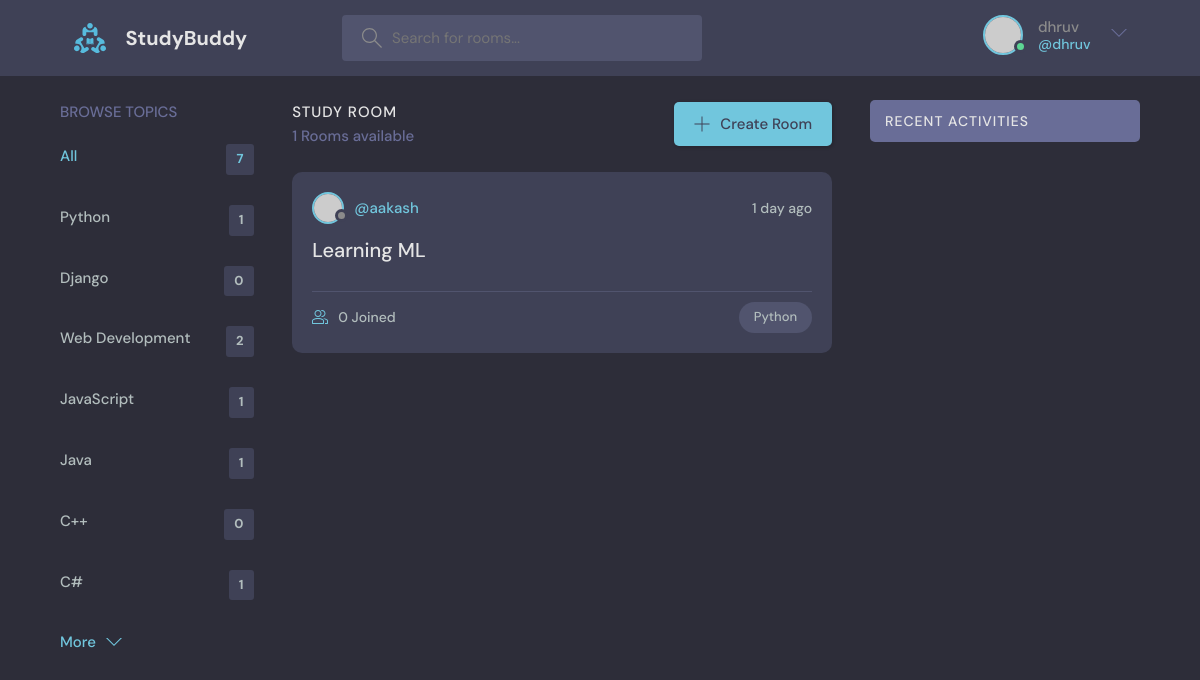
/?q=Python (signed in), run on the app's committed database.
### base/models.py (models this page shows, shortened)
class Topic(models.Model):
    name = models.CharField(max_length=200)

class Room(models.Model):
    host = models.ForeignKey(User, on_delete=models.SET_NULL, null=True)
    topic = models.ForeignKey(Topic, on_delete=models.SET_NULL, null=True)
    name = models.CharField(max_length = 200)
    description = models.TextField(null = True, blank = True)
    participants = models.ManyToManyField(User, related_name='participants', blank=True)
    updated = models.DateTimeField(auto_now=True)
    created = models.DateTimeField(auto_now_add=True)
    class Meta:
        ordering = ['-updated', '-created']

### base/views.py (the view)
# urls.py: path('', views.home, name="home"),
def home(request):
    q = request.GET.get('q') if request.GET.get('q') != None else ''
    rooms = Room.objects.filter(
        Q(topic__name__icontains=q) |
        Q(name__icontains=q) |
        Q(description__icontains=q)
    )
    topics = Topic.objects.all()
    rooms_count = rooms.count()
    room_messages = Message.objects.filter(Q(room__topic__name__icontains=q))
    context = {'rooms': rooms, 'topics': topics,
    'rooms_count': rooms_count, 'room_messages': room_messages}
    return render(request, 'base/home.html', context)

### base/templates/base/home.html (shortened to what this page needs)
{% extends 'main.html' %}
{% block content %}
<main class="layout layout--3">
  <div class="container">
    {% include 'base/topics_component.html' %}
    <div class="roomList">
      <div class="roomList__header">
        <div>
          <h2>Study Room</h2>
          <p>{{rooms_count}} Rooms available</p>
        </div>
        <a class="btn btn--main" href="{% url 'create-room' %}">
          <svg version="1.1" xmlns="http://www.w3.org/2000/svg" width="32" height="32" viewBox="0 0 32 32">
            <title>add</title>
            <path
              d="M16.943 0.943h-1.885v14.115h-14.115v1.885h14.115v14.115h1.885v-14.115h14.115v-1.885h-14.115v-14.115z"
            ></path>
          </svg>
          Create Room
        </a>
      </div>
      {% include 'base/feed_component.html' %}
    </div>
    {% include 'base/activity_component.html' %}
  </div>
</main>
{% endblock %}

### templates/navbar.html (shortened to what this page needs)
{%load static%}
<header class="header header--loggedIn">
    <div class="container">
      <a href="{% url 'home' %}" class="header__logo">
        <img src="{% static 'images/logo.svg' %}" />
        <h1>StudyBuddy</h1>
      </a>
      <form class="header__search" method="GET" action="{% url 'home' %}">
        <label>
          <input name="q" placeholder="Search for rooms..." />
        </label>
      </form>
      <nav class="header__menu">
        {% if request.user.is_authenticated %}
        <div class="header__user">
          <a href="profile.html">
            <div class="avatar avatar--medium active">
              <img src="https://randomuser.me/api/portraits/men/37.jpg" />
            </div>
            <p>{{request.user.username}}<span>@{{request.user.username}}</span></p>
          </a>
          <button class="dropdown-button">
            <svg version="1.1" xmlns="http://www.w3.org/2000/svg" width="32" height="32" viewBox="0 0 32 32">
              <title>chevron-down</title>
              <path d="M16 21l-13-13h-3l16 16 16-16h-3l-13 13z"></path>
            </svg>
          </button>
        </div>
        {% else %}
        <a href="{% url 'login' %}">
          <img src="{% static 'images/avatar.svg' %}" />
          <p>Login</p>
        </a>
        {% endif %}
      </nav>
    </div>
  </header>

### base/templates/base/topics_component.html
<div class="topics">
    <div class="topics__header">
      <h2>Browse Topics</h2>
    </div>
    <ul class="topics__list">
      <li>
        <a href="{% url 'home' %}" class="active">All <span>{{topics.count}}</span></a>
      </li>
      {% for topic in topics %}
      <li>
        <a href="{% url 'home' %}?q={{topic.name}}">{{topic.name}}<span>{{topic.room_set.all.count}}</span></a>
      </li>
      {% endfor %}
    </ul>
    <a class="btn btn--link" href="topics.html">
      More
      <svg version="1.1" xmlns="http://www.w3.org/2000/svg" width="32" height="32" viewBox="0 0 32 32">
        <title>chevron-down</title>
        <path d="M16 21l-13-13h-3l16 16 16-16h-3l-13 13z"></path>
      </svg>
    </a>
</div>

### base/templates/base/feed_component.html (shortened to what this page needs)
{%for room in rooms%}
<div class="roomListRoom">
    <div class="roomListRoom__header">
      <a href="{% url 'user-profile' room.host.id %}" class="roomListRoom__author">
        <div class="avatar avatar--small">
          <img src="https://randomuser.me/api/portraits/women/11.jpg" />
        </div>
        <span>@{{room.host.username}}</span>
      </a>
      <div class="roomListRoom__actions">
        <span>{{room.created | timesince}} ago</span>
      </div>
    </div>
    <div class="roomListRoom__content">
      <a href="{% url 'room' room.id %}">{{room.name}}</a>
    </div>
    <div class="roomListRoom__meta">
      <a href="{% url 'room' room.id %}" class="roomListRoom__joined">
        {{room.participants.all.count}} Joined
      </a>
      <p class="roomListRoom__topic">{{room.topic.name}}</p>
    </div>
  </div>
{% endfor %}

### data on the page
Topic: name "Python", room_set.all.count "1"
Topic: name "Django", room_set.all.count "0"
Topic: name "Web Development", room_set.all.count "2"
Topic: name "JavaScript", room_set.all.count "1"
Topic: name "Java", room_set.all.count "1"
Topic: name "C++", room_set.all.count "0"
Topic: name "C#", room_set.all.count "1"
Room: host.username "aakash", created "1 day", name "Learning ML", participants.all.count "0", topic.name "Python"

### other printed values
{{ request.user.username }} "dhruv"
{{ topics.count }} "7"
{{ rooms_count }} "1"
